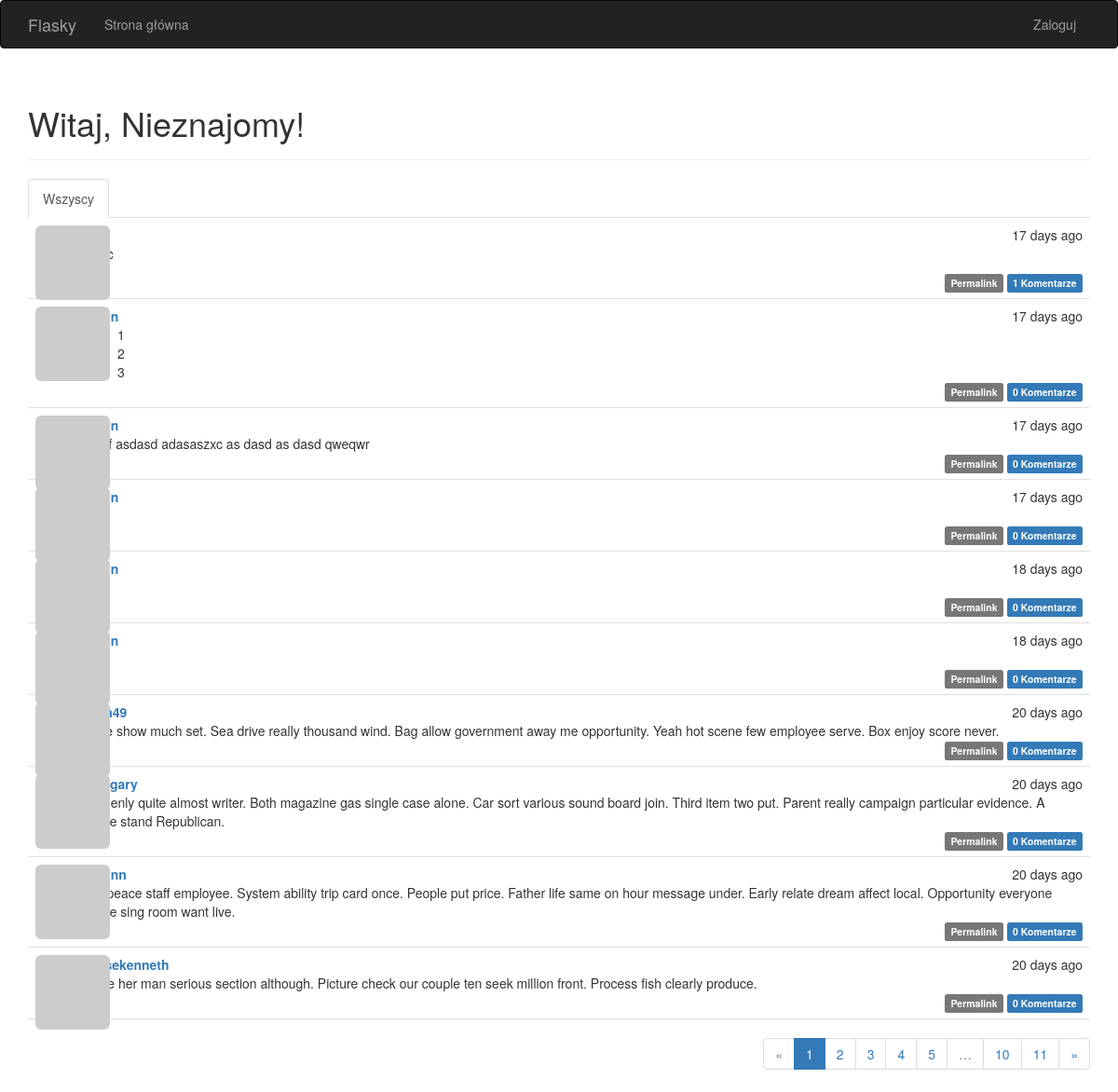
The page / on the database its author committed.
### app/models.py (models this page shows, shortened)
class Post(db.Model):
    __tablename__ = 'posts'
    id = db.Column(db.Integer, primary_key=True)
    body = db.Column(db.Text)
    timestamp = db.Column(db.DateTime, index=True, default=datetime.utcnow)
    author_id = db.Column(db.Integer, db.ForeignKey('users.id'))
    body_html = db.Column(db.Text)
    comments = db.relationship('Comment', backref='post', lazy='dynamic')

class User(UserMixin, db.Model):
    __tablename__ = 'users'
    name = db.Column(db.String(64))
    location = db.Column(db.String(64))
    about_me = db.Column(db.Text())
    member_since = db.Column(db.DateTime(), default=datetime.utcnow)
    last_seen = db.Column(db.DateTime(), default=datetime.utcnow)
    id = db.Column(db.Integer, primary_key=True)
    email = db.Column(db.String(64), unique=True, index=True)
    username = db.Column(db.String(64), unique=True, index=True)
    password_hash = db.Column(db.String(128))
    confirmed = db.Column(db.Boolean, default=False)
    role_id = db.Column(db.Integer, db.ForeignKey('roles.id'))
    avatar_hash = db.Column(db.String(32))
    posts = db.relationship('Post', backref='author', lazy='dynamic')
    comments = db.relationship('Comment', backref='author', lazy='dynamic')
    followed = db.relationship('Follow',
                               foreign_keys=[Follow.follower_id],
                               backref=db.backref('follower', lazy='joined'),
                               lazy='dynamic',
                               cascade='all, delete-orphan')
    followers = db.relationship('Follow',
                                foreign_keys=[Follow.followed_id],
                                backref=db.backref('followed', lazy='joined'),
                                lazy='dynamic',
                                cascade='all, delete-orphan')
    @property
    def password(self):
        raise AttributeError('Nie można odczytać atrybutu password')
    def gravatar(self, size=100, default='identicon', rating='g'):
        if request.is_secure:
            url = 'https://secure.gravatar.com/avatar'
        else:
            url = 'http://secure.gravatar.com/avatar'
        hash = self.avatar_hash or self.gravatar_hash()
        return '{url}/{hash}?s={size}&d={default}&r={rating}'.format(url=url, hash=hash, size=size,
                                                                     default=default, rating=rating)
    def gravatar_hash(self):
        return hashlib.md5(self.email.lower().encode('utf-8')).hexdigest()

### app/main/views.py (the view)
@main.route('/', methods=['GET', 'POST'])
def index():
    form = PostForm()
    if current_user.can(Permission.WRITE) and form.validate_on_submit():
        post = Post(body=form.body.data, author=current_user._get_current_object())
        db.session.add(post)
        db.session.commit()
        return redirect(url_for('.index'))
    page = request.args.get('page', 1, type=int)
    show_followed = False
    if current_user.is_authenticated:
        show_followed = bool(request.cookies.get('show_followed', ''))
    if show_followed:
        query = current_user.followed_posts
    else:
        query = Post.query
    pagination = query.order_by(Post.timestamp.desc()).paginate(
        page, per_page=current_app.config['POSTS_PER_PAGE'], error_out=False
    )
    posts = pagination.items
    return render_template('index.html', form=form, posts=posts, pagination=pagination,
                           show_followed=show_followed)

### app/auth/views.py (called while the page is built)
@auth.before_app_request
def before_request():
    if current_user.is_authenticated:
        current_user.ping()
        if not current_user.confirmed \
                and request.endpoint \
                and request.blueprint != 'auth' \
                and request.endpoint != 'static':
            return redirect(url_for('auth.unconfirmed'))

### app/main/__init__.py (called while the page is built)
@main.app_context_processor
def inject_permissions():
    return dict(Permission=Permission)

### app/models.py (called while the page is built)
    def can(self, permissions):
        return False

    def is_administrator(self):
        return False

### app/templates/index.html (shortened to what this page needs)
{% extends "base.html" %}
{% import "bootstrap/wtf.html" as wtf %}
{% import "_macros.html" as macros %}
{% block page_content %}
<div class="page-header">
    <h1>Witaj, {% if current_user.is_authenticated %}{{ current_user.username }}{% else %}Nieznajomy{% endif %}!</h1>
</div>
<div class="post-tabs">
    <ul class="nav nav-tabs">
        <li {% if not show_followed %} class="active"{% endif %}><a href="{{ url_for('.show_all') }}">Wszyscy</a></li>
    </ul>
    {% include '_posts.html' %}
</div>
{% if pagination %}
<div class="pagination">
    {{ macros.pagination_widget(pagination, '.index') }}
</div>
{% endif %}
{% endblock %}

### app/templates/_posts.html (shortened to what this page needs)
<ul class="posts">
    {% for post in posts %}
    <li class="post">
        <div class="post-thumbnail">
            <a href="{{ url_for('.user', username=post.author.username) }}">
                <img class="img-rounded profile-thumbnail" src="{{ post.author.gravatar(size=40) }}">
            </a>
        </div>
        <div class="post-content">
            <div class="post-date">{{ moment(post.timestamp).fromNow() }}</div>
            <div class="post-author"><a href="{{ url_for('.user', username=post.author.username) }}">{{ post.author.username }}</a></div>
            <div class="post-body">
                {% if post.body_html %}
                    {{ post.body_html | safe }}
                {% else %}
                    {{ post.body }}
                {% endif %}
            </div>
            <div class="post-footer">
                <a href="{{ url_for('.post', id=post.id) }}">
                    <span class="label label-default">Permalink</span>
                </a>
                <a href="{{ url_for('.post', id=post.id) }}#comments">
                    <span class="label label-primary">{{ post.comments.count() }} Komentarze</span>
                </a>
            </div>
        </div>
    </li>
    {% endfor %}
</ul>

### app/static/styles.css (style rules this page uses)
.profile-thumbnail { position: absolute; }
div.post-tabs { margin-top: 16px; }
ul.posts { list-style-type: none; padding: 0px; margin: 16px 0px 0px 0px; border-top: 1px solid #e0e0e0; }
div.post-tabs ul.posts { margin: 0px; border-top: none; }
ul.posts li.post { padding: 8px; border-bottom: 1px solid #e0e0e0; }
div.post-date { float: right; }
div.post-author { font-weight: bold; }
div.post-thumbnail { position: absolute; }
div.post-content { margin-left: 48px; min-height: 48px; }
div.post-footer { text-align: right; }
div.pagination { width: 100%; text-align: right; padding: 0px; margin: 0px; }

### rows shown on the page
Post: timestamp "17 days ago", comments.count "1"
Post: timestamp "17 days ago", body_html "1 2 3", comments.count "0"
Post: timestamp "17 days ago", body "#asdf asdasd adasaszxc as dasd as dasd qweqwr", comments.count "0"
Post: timestamp "17 days ago", comments.count "0"
Post: timestamp "18 days ago", comments.count "0"
Post: timestamp "18 days ago", comments.count "0"
Post: timestamp "20 days ago", body "Smile show much set. Sea drive really thousand wind. Bag allow government away me opportunity. Yeah hot scene few employee serve. Box enjoy score never.", comments.count "0"
Post: timestamp "20 days ago", body "Suddenly quite almost writer. Both magazine gas single case alone. Car sort various sound board join. Third item two put. Parent really campaign particular evidence. A before stand Republican.", comments.count "0"
Post: timestamp "20 days ago", body "Day peace staff employee. System ability trip card once. People put price. Father life same on hour message under. Early relate dream affect local. Opportunity everyone before sing room want live.", comments.count "0"
Post: timestamp "20 days ago", author.username "morsekenneth", body "Movie her man serious section although. Picture check our couple ten seek million front. Process fish clearly produce.", comments.count "0"

### other values the page prints
{{ p }} "1"
{{ p }} "2" "3" "4" "5" "10" "11"
